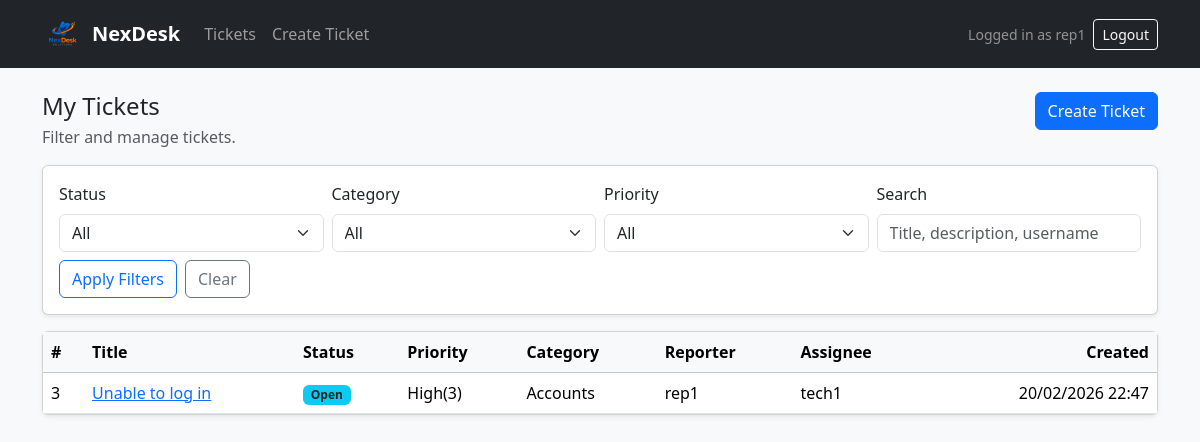
The page /tickets/ (signed in) on the database its author committed.
### tickets/models.py (models this page shows, shortened)
class Ticket(models.Model):
    title = models.CharField(max_length=120)
    description = models.TextField()
    status = models.CharField(
        max_length=20,
        choices=TicketStatus.choices,
        default=TicketStatus.NEW,
    )
    created_at = models.DateTimeField(default=timezone.now)
    updated_at = models.DateTimeField(auto_now=True)
    assigned_at = models.DateTimeField(null=True, blank=True)
    reporter = models.ForeignKey(
        settings.AUTH_USER_MODEL,
        on_delete=models.PROTECT,
        related_name="reported_tickets",
    )
    assignee = models.ForeignKey(
        settings.AUTH_USER_MODEL,
        on_delete=models.PROTECT,
        null=True,
        blank=True,
        related_name="assigned_tickets",
    )
    category = models.ForeignKey(Category, on_delete=models.PROTECT)
    priority = models.ForeignKey(Priority, on_delete=models.PROTECT)

class Priority(models.Model):
    name = models.CharField(max_length=20, unique=True)  # Low/Medium/High/Critical
    rank = models.PositiveIntegerField(default=1)

class Category(models.Model):
    name = models.CharField(max_length=80, unique=True)
    is_active = models.BooleanField(default=True)

### tickets/views.py (the view, shortened to what this page needs)
# urls.py: path("", views.ticket_list, name="home"),
@login_required
def ticket_list(request):
    qs = Ticket.objects.select_related("reporter", "assignee", "category", "priority").order_by("-created_at")
    if user_has_role(request.user, RoleName.ADMIN):
        base_qs = qs
        list_title = "All Tickets"
    elif user_has_role(request.user, RoleName.TECHNICIAN):
        base_qs = qs.filter(assignee=request.user)
        list_title = "Assigned Tickets"
    else:
        base_qs = qs.filter(reporter=request.user)
        list_title = "My Tickets"
    status = request.GET.get("status", "").strip()
    category = request.GET.get("category", "").strip()
    priority = request.GET.get("priority", "").strip()
    q = request.GET.get("q", "").strip()
    if status:
        base_qs = base_qs.filter(status=status)
    if category:
        base_qs = base_qs.filter(category_id=category)
    if priority:
        base_qs = base_qs.filter(priority_id=priority)
    context = {
        "tickets": base_qs,
        "title": list_title,
        "filters": {"status": status, "category": category, "priority": priority, "q": q},
        "categories": Category.objects.filter(is_active=True).order_by("name"),
        "priorities": Priority.objects.all().order_by("rank", "name"),
        "statuses": TicketStatus.choices,
    }
    return render(request, "tickets/ticket_list.html", context)

### tickets/models.py (called while the page is built)
def user_has_role(user, role_name: str) -> bool:
    if getattr(user, "is_superuser", False) and role_name == RoleName.ADMIN:
        return True
    return hasattr(user, "user_role") and user.user_role.role.role_name == role_name

### tickets/templates/tickets/ticket_list.html (shortened to what this page needs)
{% extends "tickets/base.html" %}
{% block content %}
<div class="d-flex align-items-start justify-content-between flex-wrap gap-2 mb-3">
  <div>
    <h1 class="h4 mb-1">{{ title }}</h1>
    <div class="text-muted">Filter and manage tickets.</div>
  </div>
  <a class="btn btn-primary" href="{% url 'ticket_create' %}">Create Ticket</a>
</div>
<form class="card shadow-sm mb-3" method="get">
  <div class="card-body">
    <div class="row g-2 align-items-end">
      <div class="col-12 col-md-3">
        <label class="form-label">Status</label>
        <select class="form-select" name="status">
          <option value="">All</option>
        </select>
      </div>
      <div class="col-12 col-md-3">
        <label class="form-label">Category</label>
        <select class="form-select" name="category">
          <option value="">All</option>
        </select>
      </div>
      <div class="col-12 col-md-3">
        <label class="form-label">Priority</label>
        <select class="form-select" name="priority">
          <option value="">All</option>
        </select>
      </div>
      <div class="col-12 col-md-3">
        <label class="form-label">Search</label>
        <input class="form-control" type="text" name="q" value="{{ filters.q }}" placeholder="Title, description, username">
      </div>
      <div class="col-12 d-flex gap-2 mt-2">
        <button class="btn btn-outline-primary" type="submit">Apply Filters</button>
        <a class="btn btn-outline-secondary" href="{% url 'ticket_list' %}">Clear</a>
      </div>
    </div>
  </div>
</form>
<div class="card shadow-sm">
  <div class="card-body p-0">
    <div class="table-responsive">
      <table class="table table-hover mb-0 align-middle">
        <thead class="table-light">
          <tr>
            <th>#</th>
            <th>Title</th>
            <th>Status</th>
            <th>Priority</th>
            <th>Category</th>
            <th>Reporter</th>
            <th>Assignee</th>
            <th class="text-end">Created</th>
          </tr>
        </thead>
        <tbody>
          {% for t in tickets %}
            <tr>
              <td>{{ t.id }}</td>
              <td><a href="{% url 'ticket_detail' t.id %}">{{ t.title }}</a></td>
              <td><span class="badge bg-info text-dark">{{ t.status }}</span></td>
              <td>{{ t.priority.name }}</td>
              <td>{{ t.category.name }}</td>
              <td>{{ t.reporter.username }}</td>
              <td>{{ t.assignee.username|default:"Unassigned" }}</td>
              <td class="text-end">{{ t.created_at|date:"d/m/Y H:i" }}</td>
            </tr>
          {% empty %}
            <tr>
              <td colspan="8" class="text-center p-4 text-muted">No tickets found.</td>
            </tr>
          {% endfor %}
        </tbody>
      </table>
    </div>
  </div>
</div>
{% endblock %}

### tickets/templates/tickets/base.html (shortened to what this page needs)
{% load static %}
<!doctype html>
<html lang="en">
<head>
  <link href="https://cdn.jsdelivr.net/npm/bootstrap@5.3.3/dist/css/bootstrap.min.css" rel="stylesheet">
</head>
<body class="bg-light">
<nav class="navbar navbar-expand-lg navbar-dark bg-dark">
  <div class="container">
<a class="navbar-brand d-flex align-items-center gap-2" href="{% url 'ticket_list' %}">
  <img src="{% static 'images/logo.png' %}"
       alt="NexDesk Solutions logo"
       style="height: 42px; width: auto;">
  <span class="fw-semibold">NexDesk</span>
</a>
    <div class="collapse navbar-collapse" id="nav">
      <ul class="navbar-nav me-auto">
        <li class="nav-item">
          <a class="nav-link" href="{% url 'ticket_list' %}">Tickets</a>
        </li>
        <li class="nav-item">
          <a class="nav-link" href="{% url 'ticket_create' %}">Create Ticket</a>
        </li>
      </ul>
      <div class="d-flex align-items-center gap-2">
        {% if user.is_authenticated %}
          <span class="text-white-50 small">
            Logged in as {{ user.username }}
          </span>
          <form method="post" action="{% url 'logout' %}" class="d-inline">
            <button type="submit" class="btn btn-outline-light btn-sm">
              Logout
            </button>
          </form>
        {% else %}
          <a class="btn btn-outline-light btn-sm"
             href="{% url 'login' %}">
             Login
          </a>
        {% endif %}
      </div>
    </div>
  </div>
</nav>
<main class="container py-4">
  {% block content %}{% endblock %}
</main>
</body>
</html>

### rows shown on the page
Ticket: id "3", title "Unable to log in", status "Open", priority.name "High(3)", category.name "Accounts", reporter.username "rep1", assignee.username "tech1", created_at "20/02/2026 22:47"

### other values the page prints
{{ user.username }} "rep1"
{{ title }} "My Tickets"
